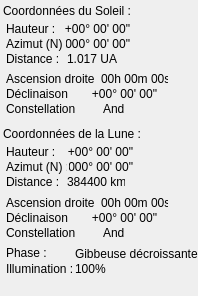
            <widget class="QWidget" name="affichageSoleilLune">
             <property name="geometry">
              <rect>
               <x>0</x>
               <y>0</y>
               <width>198</width>
               <height>296</height>
              </rect>
             </property>
             <property name="font">
              <font/>
             </property>
             <property name="mouseTracking">
              <bool>true</bool>
             </property>
             <widget class="QLabel" name="lbl_coordonneesSoleil">
              <property name="geometry">
               <rect>
                <x>3</x>
                <y>3</y>
                <width>196</width>
                <height>16</height>
               </rect>
              </property>
              <property name="font">
               <font/>
              </property>
              <property name="mouseTracking">
               <bool>true</bool>
              </property>
              <property name="autoFillBackground">
               <bool>true</bool>
              </property>
              <property name="text">
               <string>Coordonnées du Soleil :</string>
              </property>
             </widget>
             <widget class="QLabel" name="azimutSoleil">
              <property name="geometry">
               <rect>
                <x>66</x>
                <y>36</y>
                <width>64</width>
                <height>16</height>
               </rect>
              </property>
              <property name="font">
               <font/>
              </property>
              <property name="mouseTracking">
               <bool>true</bool>
              </property>
              <property name="text">
               <string>000° 00' 00&quot;</string>
              </property>
              <property name="alignment">
               <set>Qt::AlignRight|Qt::AlignTrailing|Qt::AlignVCenter</set>
              </property>
             </widget>
             <widget class="QLabel" name="hauteurSoleil">
              <property name="geometry">
               <rect>
                <x>63</x>
                <y>21</y>
                <width>67</width>
                <height>16</height>
               </rect>
              </property>
              <property name="font">
               <font/>
              </property>
              <property name="mouseTracking">
               <bool>true</bool>
              </property>
              <property name="text">
               <string>+00° 00' 00&quot;</string>
              </property>
              <property name="alignment">
               <set>Qt::AlignRight|Qt::AlignTrailing|Qt::AlignVCenter</set>
              </property>
             </widget>
             <widget class="QLabel" name="lbl_hauteurSol">
              <property name="geometry">
               <rect>
                <x>6</x>
                <y>21</y>
                <width>49</width>
                <height>16</height>
               </rect>
              </property>
              <property name="font">
               <font/>
              </property>
              <property name="mouseTracking">
               <bool>true</bool>
              </property>
              <property name="text">
               <string>Hauteur :</string>
              </property>
             </widget>
             <widget class="QLabel" name="lbl_azimutSol">
              <property name="geometry">
               <rect>
                <x>6</x>
                <y>36</y>
                <width>61</width>
                <height>16</height>
               </rect>
              </property>
              <property name="font">
               <font/>
              </property>
              <property name="mouseTracking">
               <bool>true</bool>
              </property>
              <property name="text">
               <string>Azimut (N) :</string>
              </property>
             </widget>
             <widget class="QLabel" name="lbl_distanceSol">
              <property name="geometry">
               <rect>
                <x>6</x>
                <y>51</y>
                <width>52</width>
                <height>16</height>
               </rect>
              </property>
              <property name="font">
               <font/>
              </property>
              <property name="mouseTracking">
               <bool>true</bool>
              </property>
              <property name="text">
               <string>Distance :</string>
              </property>
             </widget>
             <widget class="QLabel" name="distanceSoleil">
              <property name="geometry">
               <rect>
                <x>67</x>
                <y>51</y>
                <width>55</width>
                <height>16</height>
               </rect>
              </property>
              <property name="font">
               <font/>
              </property>
              <property name="mouseTracking">
               <bool>true</bool>
              </property>
              <property name="text">
               <string>1.017 UA</string>
              </property>
             </widget>
             <widget class="QLabel" name="ascensionDroiteSoleil">
              <property name="geometry">
               <rect>
                <x>101</x>
                <y>71</y>
                <width>67</width>
                <height>16</height>
               </rect>
              </property>
              <property name="font">
               <font/>
              </property>
              <property name="mouseTracking">
               <bool>true</bool>
              </property>
              <property name="text">
               <string>00h 00m 00s</string>
              </property>
             </widget>
             <widget class="QLabel" name="declinaisonSoleil">
              <property name="geometry">
               <rect>
                <x>90</x>
                <y>86</y>
                <width>67</width>
                <height>16</height>
               </rect>
              </property>
              <property name="font">
               <font/>
              </property>
              <property name="mouseTracking">
               <bool>true</bool>
              </property>
              <property name="text">
               <string>+00° 00' 00&quot;</string>
              </property>
              <property name="alignment">
               <set>Qt::AlignRight|Qt::AlignTrailing|Qt::AlignVCenter</set>
              </property>
             </widget>
             <widget class="QLabel" name="lbl_ascensionDroiteSol">
              <property name="geometry">
               <rect>
                <x>6</x>
                <y>71</y>
                <width>91</width>
                <height>16</height>
               </rect>
              </property>
              <property name="font">
               <font/>
              </property>
              <property name="mouseTracking">
               <bool>true</bool>
              </property>
              <property name="text">
               <string>Ascension droite :</string>
              </property>
             </widget>
             <widget class="QLabel" name="constellationSoleil">
              <property name="geometry">
               <rect>
                <x>103</x>
                <y>101</y>
                <width>28</width>
                <height>16</height>
               </rect>
              </property>
              <property name="font">
               <font/>
              </property>
              <property name="mouseTracking">
               <bool>true</bool>
              </property>
              <property name="text">
               <string>And</string>
              </property>
             </widget>
             <widget class="QLabel" name="lbl_declinaisonSol">
              <property name="geometry">
               <rect>
                <x>6</x>
                <y>86</y>
                <width>64</width>
                <height>16</height>
               </rect>
              </property>
              <property name="font">
               <font/>
              </property>
              <property name="mouseTracking">
               <bool>true</bool>
              </property>
              <property name="text">
               <string>Déclinaison :</string>
              </property>
             </widget>
             <widget class="QLabel" name="lbl_constellationSol">
              <property name="geometry">
               <rect>
                <x>6</x>
                <y>101</y>
                <width>70</width>
                <height>16</height>
               </rect>
              </property>
              <property name="font">
               <font/>
              </property>
              <property name="mouseTracking">
               <bool>true</bool>
              </property>
              <property name="text">
               <string>Constellation :</string>
              </property>
             </widget>
             <widget class="QLabel" name="lbl_coordonneesLune">
              <property name="geometry">
               <rect>
                <x>3</x>
                <y>126</y>
                <width>196</width>
                <height>16</height>
               </rect>
              </property>
              <property name="font">
               <font/>
              </property>
              <property name="mouseTracking">
               <bool>true</bool>
              </property>
              <property name="autoFillBackground">
               <bool>true</bool>
              </property>
              <property name="text">
               <string>Coordonnées de la Lune :</string>
              </property>
             </widget>
             <widget class="QLabel" name="constellationLune">
              <property name="geometry">
               <rect>
                <x>103</x>
                <y>225</y>
                <width>28</width>
                <height>16</height>
               </rect>
              </property>
              <property name="font">
               <font/>
              </property>
              <property name="mouseTracking">
               <bool>true</bool>
              </property>
              <property name="text">
               <string>And</string>
              </property>
             </widget>
             <widget class="QLabel" name="lbl_hauteurLune">
              <property name="geometry">
               <rect>
                <x>6</x>
                <y>144</y>
                <width>49</width>
                <height>16</height>
               </rect>
              </property>
              <property name="font">
               <font/>
              </property>
              <property name="mouseTracking">
               <bool>true</bool>
              </property>
              <property name="text">
               <string>Hauteur :</string>
              </property>
             </widget>
             <widget class="QLabel" name="hauteurLune">
              <property name="geometry">
               <rect>
                <x>66</x>
                <y>144</y>
                <width>67</width>
                <height>16</height>
               </rect>
              </property>
              <property name="font">
               <font/>
              </property>
              <property name="mouseTracking">
               <bool>true</bool>
              </property>
              <property name="text">
               <string>+00° 00' 00&quot;</string>
              </property>
              <property name="alignment">
               <set>Qt::AlignRight|Qt::AlignTrailing|Qt::AlignVCenter</set>
              </property>
             </widget>
             <widget class="QLabel" name="declinaisonLune">
              <property name="geometry">
               <rect>
                <x>90</x>
                <y>210</y>
                <width>67</width>
                <height>16</height>
               </rect>
              </property>
              <property name="font">
               <font/>
              </property>
              <property name="mouseTracking">
               <bool>true</bool>
              </property>
              <property name="text">
               <string>+00° 00' 00&quot;</string>
              </property>
              <property name="alignment">
               <set>Qt::AlignRight|Qt::AlignTrailing|Qt::AlignVCenter</set>
              </property>
             </widget>
             <widget class="QLabel" name="lbl_ascensionDroiteLune">
              <property name="geometry">
               <rect>
                <x>6</x>
                <y>195</y>
                <width>91</width>
                <height>16</height>
               </rect>
              </property>
              <property name="font">
               <font/>
              </property>
              <property name="mouseTracking">
               <bool>true</bool>
              </property>
              <property name="text">
               <string>Ascension droite :</string>
              </property>
             </widget>
             <widget class="QLabel" name="azimutLune">
              <property name="geometry">
               <rect>
                <x>69</x>
                <y>159</y>
                <width>64</width>
                <height>16</height>
               </rect>
              </property>
              <property name="font">
               <font/>
              </property>
              <property name="mouseTracking">
               <bool>true</bool>
              </property>
              <property name="text">
               <string>000° 00' 00&quot;</string>
              </property>
              <property name="alignment">
               <set>Qt::AlignRight|Qt::AlignTrailing|Qt::AlignVCenter</set>
              </property>
             </widget>
             <widget class="QLabel" name="lbl_declinaisonLune">
              <property name="geometry">
               <rect>
                <x>6</x>
                <y>210</y>
                <width>64</width>
                <height>16</height>
               </rect>
              </property>
              <property name="font">
               <font/>
              </property>
              <property name="mouseTracking">
               <bool>true</bool>
              </property>
              <property name="text">
               <string>Déclinaison :</string>
              </property>
             </widget>
             <widget class="QLabel" name="ascensionDroiteLune">
              <property name="geometry">
               <rect>
                <x>101</x>
                <y>195</y>
                <width>67</width>
                <height>16</height>
               </rect>
              </property>
              <property name="font">
               <font/>
              </property>
              <property name="mouseTracking">
               <bool>true</bool>
              </property>
              <property name="text">
               <string>00h 00m 00s</string>
              </property>
             </widget>
             <widget class="QLabel" name="lbl_azimutLune">
              <property name="geometry">
               <rect>
                <x>6</x>
                <y>159</y>
                <width>61</width>
                <height>16</height>
               </rect>
              </property>
              <property name="font">
               <font/>
              </property>
              <property name="mouseTracking">
               <bool>true</bool>
              </property>
              <property name="text">
               <string>Azimut (N) :</string>
              </property>
             </widget>
             <widget class="QLabel" name="distanceLune">
              <property name="geometry">
               <rect>
                <x>67</x>
                <y>174</y>
                <width>58</width>
                <height>16</height>
               </rect>
              </property>
              <property name="font">
               <font/>
              </property>
              <property name="mouseTracking">
               <bool>true</bool>
              </property>
              <property name="text">
               <string>384400 km</string>
              </property>
             </widget>
             <widget class="QLabel" name="lbl_distanceLune">
              <property name="geometry">
               <rect>
                <x>6</x>
                <y>174</y>
                <width>52</width>
                <height>16</height>
               </rect>
              </property>
              <property name="font">
               <font/>
              </property>
              <property name="mouseTracking">
               <bool>true</bool>
              </property>
              <property name="text">
               <string>Distance :</string>
              </property>
             </widget>
             <widget class="QLabel" name="lbl_constellationLune">
              <property name="geometry">
               <rect>
                <x>6</x>
                <y>225</y>
                <width>70</width>
                <height>16</height>
               </rect>
              </property>
              <property name="font">
               <font/>
              </property>
              <property name="mouseTracking">
               <bool>true</bool>
              </property>
              <property name="text">
               <string>Constellation :</string>
              </property>
             </widget>
             <widget class="QLabel" name="lbl_phaseLune">
              <property name="geometry">
               <rect>
                <x>6</x>
                <y>246</y>
                <width>46</width>
                <height>13</height>
               </rect>
              </property>
              <property name="font">
               <font/>
              </property>
              <property name="mouseTracking">
               <bool>true</bool>
              </property>
              <property name="text">
               <string>Phase :</string>
              </property>
             </widget>
             <widget class="QLabel" name="phaseLune">
              <property name="geometry">
               <rect>
                <x>75</x>
                <y>246</y>
                <width>127</width>
                <height>16</height>
               </rect>
              </property>
              <property name="font">
               <font/>
              </property>
              <property name="mouseTracking">
               <bool>true</bool>
              </property>
              <property name="text">
               <string>Gibbeuse décroissante</string>
              </property>
             </widget>
             <widget class="QLabel" name="lbl_illuminationLune">
              <property name="geometry">
               <rect>
                <x>6</x>
                <y>261</y>
                <width>67</width>
                <height>16</height>
               </rect>
              </property>
              <property name="font">
               <font/>
              </property>
              <property name="mouseTracking">
               <bool>true</bool>
              </property>
              <property name="text">
               <string>Illumination :</string>
              </property>
             </widget>
             <widget class="QLabel" name="illuminationLune">
              <property name="geometry">
               <rect>
                <x>75</x>
                <y>261</y>
                <width>37</width>
                <height>16</height>
               </rect>
              </property>
              <property name="font">
               <font/>
              </property>
              <property name="mouseTracking">
               <bool>true</bool>
              </property>
              <property name="text">
               <string>100%</string>
              </property>
             </widget>
            </widget>
